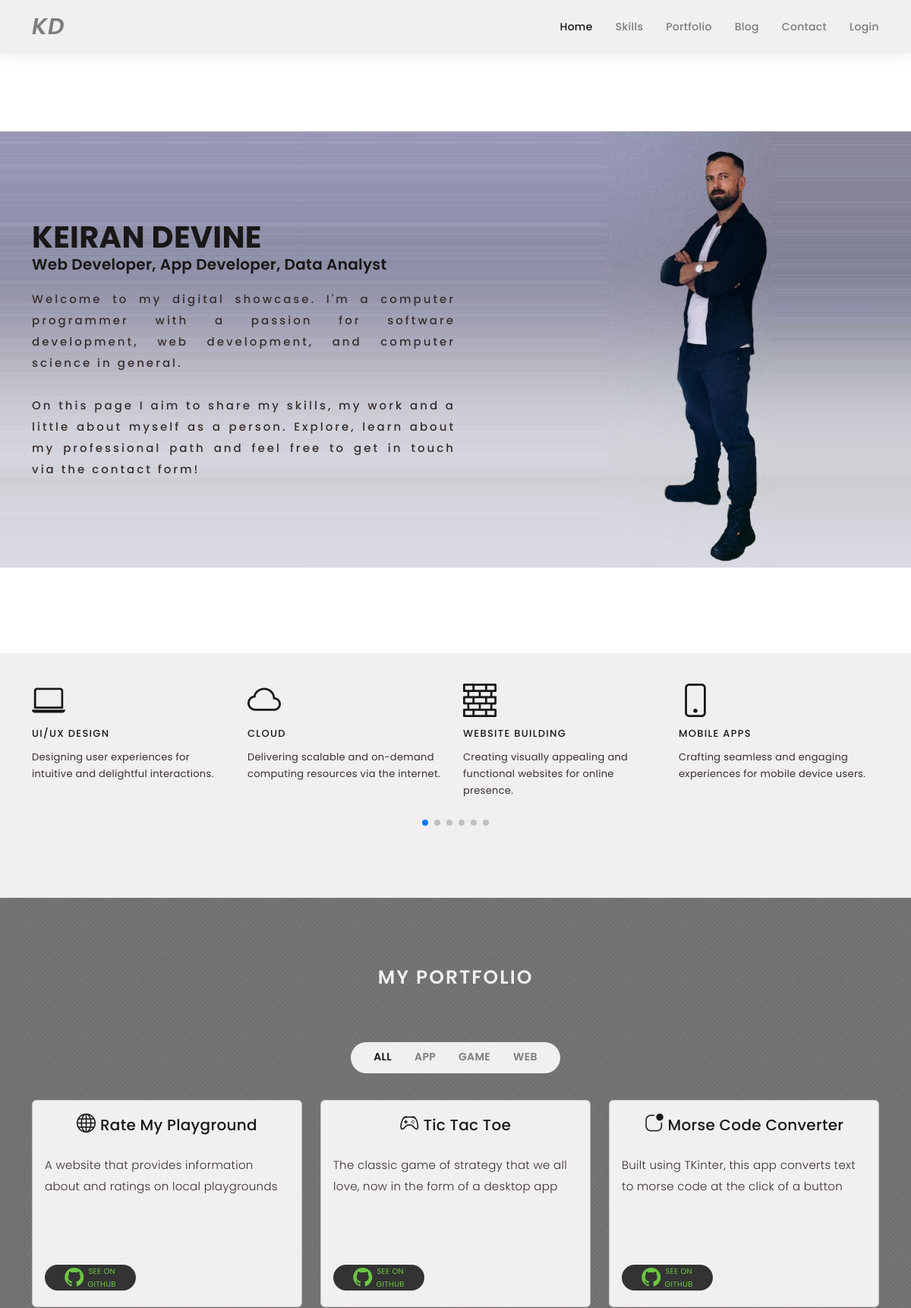
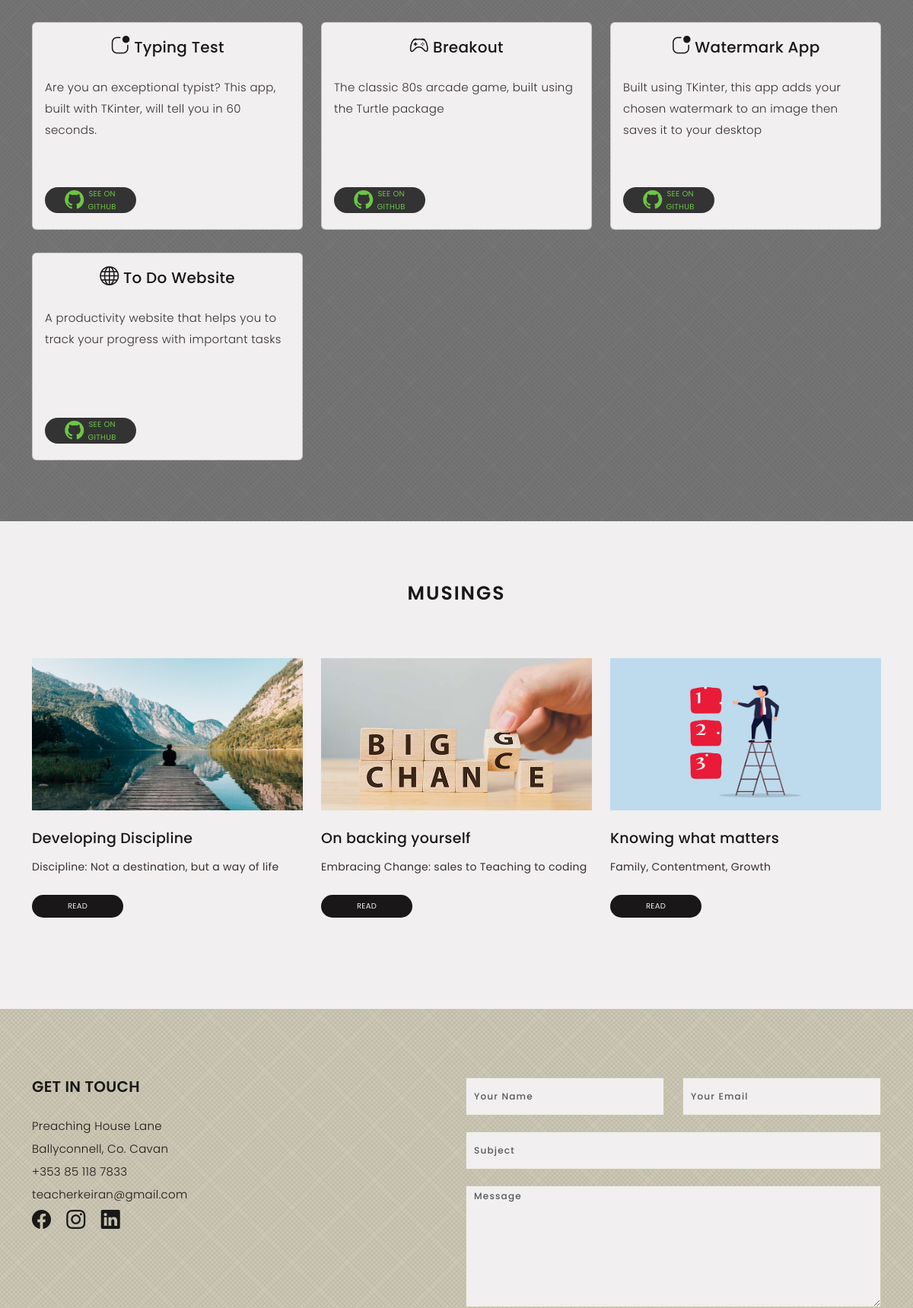
The page / (upper part) on the database its author committed (2 pictures, top to bottom).
### main.py (models this page shows)
class PortfolioItem(db.Model):
    id = db.Column(db.Integer, primary_key=True)
    name = db.Column(db.String(100), unique=True, nullable=False)
    category = db.Column(db.String(100), nullable=False)
    description = db.Column(db.String(250), nullable=False)
    git_url = db.Column(db.String(250), nullable=False)

class BlogPost(db.Model):
    id = db.Column(db.Integer, primary_key=True)
    title = db.Column(db.String(250), unique=True, nullable=False)
    subtitle = db.Column(db.String(250), nullable=False)
    date = db.Column(db.String(250), nullable=False)
    body = db.Column(db.Text, nullable=False)
    author = db.Column(db.String(250), nullable=False)
    img_url = db.Column(db.String(250), nullable=False)

### main.py (the view)
@app.route('/')
def home():
    recent_posts = db.session.query(BlogPost).order_by(BlogPost.date.desc()).limit(3).all()
    portfolio_projects = db.session.query(PortfolioItem).all()
    pw = generate_password_hash(
        "Stan88ley",
        method='pbkdf2:sha256',
        salt_length=8
    )
    print(pw)
    return render_template('index.min.html', posts=recent_posts, projects=portfolio_projects, success=request.args.get('success'),
                           scroll=request.args.get('scroll'))

### templates/index.min.html (shortened to what this page needs)
{% extends 'base.html' %} {% block navbar %}<header id="header" class="fixed-top header-homepage"><div class="container d-flex align-items-center justify-content-between"><h1 class="logo"><a href="{{ url_for('home') }}">KD</a></h1><nav id="navbar" class="navbar header-homepage"><ul><li><a class="nav-link scrollto active" href="#hero">Home</a></li><li><a class="nav-link scrollto" href="#services">Skills</a></li><li><a class="nav-link scrollto" href="#portfolio">Portfolio</a></li><li><a class="nav-link scrollto" href="#blog">Blog</a></li><li><a class="nav-link" href="#contact">Contact</a></li>{% if not current_user.is_authenticated: %}<li><a class="nav-link" href="{{url_for('login')}}">Login</a></li>{% else %}<li><a class="nav-link" href="{{url_for('logout')}}">Logout</a></li>{% endif %}</ul></nav></div></header>{% endblock %} {% block content %}<body><div id="hero" class="home"><div class="container"><div class="hero-content"><div class="hero-text"><h1>Keiran Devine</h1><h2 class="animate__animated animate__fadeInLeft">Web Developer, App Developer, Data Analyst</h2><br><p>Welcome to my digital showcase. I'm a computer programmer with a passion for software development, web development, and computer science in general.<br><br>On this page I aim to share my skills, my work and a little about myself as a person. Explore, learn about my professional path and feel free to get in touch via the contact form!</div></div></div></div><main id="main"><div id="services"><div class="container"><div class="services-slider swiper"><div class="swiper-wrapper"><div class="swiper-slide"><div class="services-block"><i class="bi bi-laptop skills-icon"></i><span>UI/UX DESIGN</span><p class="separator">Designing user experiences for intuitive and delightful interactions.</p></div></div><div class="swiper-slide"><div class="services-block"><i class="bi bi-cloud skills-icon"></i><span>Cloud</span><p class="separator">Delivering scalable and on-demand computing resources via the internet.</p></div></div><div class="swiper-slide"><div class="services-block"><i class="bi bi-bricks skills-icon"></i><span>WEBSITE BUILDING</span><p class="separator">Creating visually appealing and functional websites for online presence.</p></div></div><div class="swiper-slide"><div class="services-block"><i class="bi bi-phone skills-icon"></i><span>MOBILE APPS</span><p class="separator">Crafting seamless and engaging experiences for mobile device users.</p></div></div><div class="swiper-slide"><div class="services-block"><span>Analytics</span><p class="separator">Extracting insights from data to drive informed decision-making.</p></div></div><div class="swiper-slide"><div class="services-block"><span>APIs</span><p class="separator">Developing standardized interfaces for seamless software integration and communication.</p></div></div></div><div class="swiper-pagination"></div></div></div></div><div id="portfolio" class="paddsection"><div class="container"><div class="section-title text-center"><h2 id="portfolio-title">My Portfolio</h2></div></div><div class="container"><div class="row"><div class="col-lg-12 d-flex justify-content-center"><ul id="portfolio-flters"><li data-filter="*" class="filter-active">All</li><li data-filter=".filter-app">App</li><li data-filter=".filter-game">Game</li><li data-filter=".filter-web">Web</li></ul></div></div><div class="row portfolio-container">{% for project in projects %}<div class="col-md-4 portfolio-item filter-{{project.category.lower()}}"><div class="card portfolio-card card-shadow"><div class="card-body"><div class="card-text"><h5 class="card-title">{% if project.category.lower() == 'game' %}<i class="bi bi-controller portfolio-icon"></i>{% elif project.category.lower() == 'app' %}<i class="bi bi-app-indicator portfolio-icon"></i>{% elif project.category.lower() == 'web' %}<i class="bi bi-globe portfolio-icon"></i>{% endif %} {{project.name}}</h5><p class="card-text">{{project.description}}</p></div><div><div class="git-btn-container"><a href="{{project.git_url}}" id="github-btn" class="btn btn-primary embedded-btn"><i class="bi bi-github"></i>See On Github</a></div>{% if current_user.is_authenticated %}<a class="btn btn-primary embedded-btn float-right edit-btn" href="{{url_for('edit_project', project_id=project.id)}}">Edit</a><a href="{{url_for('delete_project', index=project.id)}}" class="btn btn-primary embedded-btn delete-btn">Delete</a>{% endif %}</div></div></div></div>{% endfor %}</div>{% if current_user.is_authenticated %}<a href="{{url_for('add_new_project')}}" id="new-project-btn" class="btn btn-primary new-blog-btn">Add New Project</a>{% endif %}</div></div><div id="blog" class="text-left paddsection"><div class="container"><div class="section-title text-center"><h2>Musings</h2></div></div><div class="container"><div class="journal-block"><div class="row">{% for post in posts %}<div class="col-lg-4 col-md-6"><div class="journal-info"><a href="{{ url_for('get_post', blog_id=post.id) }}"><img src="{{post.img_url}}" class="img-responsive blog-img" alt="img"></a><div class="journal-txt"><h4><a href="{{ url_for('get_post', blog_id=post.id) }}">{{post.title}}</a></h4><p class="separator">{{post.subtitle}}</p></div><a href="{{ url_for('get_post', blog_id=post.id) }}" class="btn btn-primary embedded-btn">Read</a>{% if current_user.is_authenticated %}<a class="btn btn-primary embedded-btn float-right edit-btn" href="{{url_for('edit_post', post_id=post.id)}}">Edit</a><a href="{{url_for('delete_blog_post', index=post.id)}}" class="btn btn-primary embedded-btn delete-btn">Delete</a>{% endif %}</div></div>{% endfor %}</div></div><br>{% if current_user.is_authenticated: %}<a href="{{url_for('create_new_post')}}" id="new-blog-btn" class="btn btn-primary new-blog-btn">New Blog Post</a>{% endif %}</div></div><div id="contact" class="paddsection">{% if scroll %}<script>document.location.hash="#{{ scroll }}"</script>{% endif %}<div class="container"><div class="contact-block1"><div class="row"><div class="col-lg-6"><div class="contact-contact"><h2 class="mb-30">GET IN TOUCH</h2><ul class="contact-details"><li><span>Preaching House Lane</span></li><li><span>Ballyconnell, Co. Cavan</span></li><li><span>+353 85 118 7833</span></li><li><span>teacherkeiran@gmail.com</span></li></ul><ul class="list-unstyled list-social"><li><a href="https://www.facebook.com/keiran.devine"><i class="bi bi-facebook social-icon"></i></a></li><li><a href="https://www.instagram.com/inglesdoirlandes/"><i class="bi bi-instagram social-icon"></i></a></li><li><a href="https://www.linkedin.com/in/keiran-devine-1ba373274/"><i class="bi bi-linkedin social-icon"></i></a></li></ul></div></div><div class="col-lg-6">{% if success %}<div class="alert alert-success" role="alert" id="success-message">Your email has been sent successfully</div><script>scrollToSuccessMessage()</script>{% endif %}<form id="contact form" name="sentMessage" action="{{url_for('get_contact_info')}}" method="POST" novalidate><div class="row gy-3"><div class="col-lg-6"><div class="form-group contact-block1"><input type="text" name="name" class="form-control" id="name" placeholder="Your Name" required></div></div><div class="col-lg-6"><div class="form-group"><input type="email" class="form-control" name="email" id="email" placeholder="Your Email" required></div></div><div class="col-lg-12"><div class="form-group"><input type="text" class="form-control" name="subject" id="subject" placeholder="Subject" required></div></div><div class="col-lg-12"><div class="form-group"><textarea class="form-control" name="message" placeholder="Message" required></textarea></div></div><div class="mt-0"><input type="submit" class="btn btn-default btn-send" id="contact-btn" value="Send message"></div></div></form></div></div></div></div></div></main>{% endblock %}</body>

### rows shown on the page
PortfolioItem: category "Web" (drawn), name "Rate My Playground", description "A website that provides information about and ratings on local playgrounds"
PortfolioItem: category "Game" (drawn), name "Tic Tac Toe", description "The classic game of strategy that we all love, now in the form of a desktop app"
PortfolioItem: category "App" (drawn), name "Morse Code Converter", description "Built using TKinter, this app converts text to morse code at the click of a button"
PortfolioItem: category "App" (drawn), name "Typing Test", description "Are you an exceptional typist? This app, built with TKinter, will tell you in 60 seconds."
PortfolioItem: category "Game" (drawn), name "Breakout", description "The classic 80s arcade game, built using the Turtle package"
PortfolioItem: category "App" (drawn), name "Watermark App", description "Built using TKinter, this app adds your chosen watermark to an image then saves it to your desktop"
PortfolioItem: category "Web" (drawn), name "To Do Website", description "A productivity website that helps you to track your progress with important tasks"
BlogPost: img_url (picture), title "Developing Discipline", subtitle "Discipline: Not a destination, but a way of life"
BlogPost: img_url (picture), title "On backing yourself", subtitle "Embracing Change: sales to Teaching to coding"
BlogPost: img_url (picture), title "Knowing what matters", subtitle "Family, Contentment, Growth"
